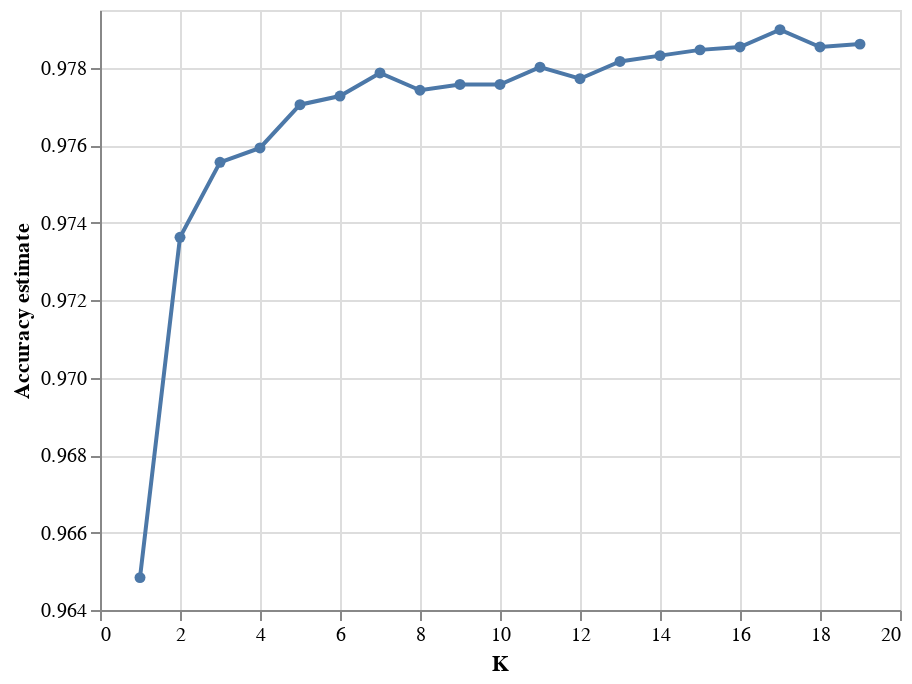

Notebook code cell kept with this figure:
### Markdown cell above
*Fig 6: Accuracy Grid for 5-Fold Cross Validation*

### Code cell
accuracy_versus_k_grid = alt.Chart(accuracies_grid).mark_line(point=True).encode(
    x=alt.X("param_kneighborsclassifier__n_neighbors", title="K"),
    y=alt.Y("mean_test_score", scale=alt.Scale(domain=(0.964, 0.9795)), title="Accuracy estimate")
)
accuracy_versus_k_grid

### Figure 1 — Vega-Lite specification as saved in the notebook (floating-point values rounded to 4 significant figures)
{"config": {"view": {"continuousWidth": 400, "continuousHeight": 300}}, "data": {"name": "data-154633d45aa572a9ba270c4bb24b4afd"}, "mark": {"type": "line", "point": true}, "encoding": {"x": {"field": "param_kneighborsclassifier__n_neighbors", "title": "K", "type": "quantitative"}, "y": {"field": "mean_test_score", "scale": {"domain": [0.964, 0.9795]}, "title": "Accuracy estimate", "type": "quantitative"}}, "$schema": "https://vega.github.io/schema/vega-lite/v4.17.0.json", "datasets": {"data-154633d45aa572a9ba270c4bb24b4afd": [{"mean_fit_time": 0.02341, "std_fit_time": 0.001331, "mean_score_time": 0.1207, "std_score_time": 0.005479, "param_kneighborsclassifier__n_neighbors": 1, "params": {"kneighborsclassifier__n_neighbors": 1}, "split0_test_score": 0.9665, "split1_test_score": 0.9594, "split2_test_score": 0.9642, "split3_test_score": 0.968, "split4_test_score": 0.9661, "mean_test_score": 0.9648, "std_test_score": 0.002963, "rank_test_score": 19}, {"mean_fit_time": 0.0243, "std_fit_time": 0.003077, "mean_score_time": 0.1444, "std_score_time": 0.02338, "param_kneighborsclassifier__n_neighbors": 2, "params": {"kneighborsclassifier__n_neighbors": 2}, "split0_test_score": 0.9747, "split1_test_score": 0.9702, "split2_test_score": 0.9762, "split3_test_score": 0.9754, "split4_test_score": 0.9717, "mean_test_score": 0.9736, "std_test_score": 0.002289, "rank_test_score": 18}, {"mean_fit_time": 0.03434, "std_fit_time": 0.007347, "mean_score_time": 0.2002, "std_score_time": 0.03695, "param_kneighborsclassifier__n_neighbors": 3, "params": {"kneighborsclassifier__n_neighbors": 3}, "split0_test_score": 0.975, "split1_test_score": 0.9743, "split2_test_score": 0.9773, "split3_test_score": 0.9784, "split4_test_score": 0.9728, "mean_test_score": 0.9756, "std_test_score": 0.002021, "rank_test_score": 17}, {"mean_fit_time": 0.02821, "std_fit_time": 0.0008985, "mean_score_time": 0.1528, "std_score_time": 0.002878, "param_kneighborsclassifier__n_neighbors": 4, "params": {"kneighborsclassifier__n_neighbors": 4}, "split0_test_score": 0.9765, "split1_test_score": 0.9739, "split2_test_score": 0.9784, "split3_test_score": 0.9773, "split4_test_score": 0.9735, "mean_test_score": 0.9759, "std_test_score": 0.001895, "rank_test_score": 16}, {"mean_fit_time": 0.02812, "std_fit_time": 0.0003538, "mean_score_time": 0.1566, "std_score_time": 0.001267, "param_kneighborsclassifier__n_neighbors": 5, "params": {"kneighborsclassifier__n_neighbors": 5}, "split0_test_score": 0.9769, "split1_test_score": 0.9765, "split2_test_score": 0.9788, "split3_test_score": 0.9788, "split4_test_score": 0.9743, "mean_test_score": 0.9771, "std_test_score": 0.00166, "rank_test_score": 15}, {"mean_fit_time": 0.03393, "std_fit_time": 0.008344, "mean_score_time": 0.179, "std_score_time": 0.02962, "param_kneighborsclassifier__n_neighbors": 6, "params": {"kneighborsclassifier__n_neighbors": 6}, "split0_test_score": 0.9765, "split1_test_score": 0.9758, "split2_test_score": 0.9791, "split3_test_score": 0.9799, "split4_test_score": 0.975, "mean_test_score": 0.9773, "std_test_score": 0.001899, "rank_test_score": 14}, {"mean_fit_time": 0.0282, "std_fit_time": 0.005371, "mean_score_time": 0.1926, "std_score_time": 0.03481, "param_kneighborsclassifier__n_neighbors": 7, "params": {"kneighborsclassifier__n_neighbors": 7}, "split0_test_score": 0.9773, "split1_test_score": 0.9765, "split2_test_score": 0.9795, "split3_test_score": 0.9806, "split4_test_score": 0.9754, "mean_test_score": 0.9779, "std_test_score": 0.001923, "rank_test_score": 9}, {"mean_fit_time": 0.02798, "std_fit_time": 0.002913, "mean_score_time": 0.1598, "std_score_time": 0.01788, "param_kneighborsclassifier__n_neighbors": 8, "params": {"kneighborsclassifier__n_neighbors": 8}, "split0_test_score": 0.9762, "split1_test_score": 0.9762, "split2_test_score": 0.9795, "split3_test_score": 0.9799, "split4_test_score": 0.9754, "mean_test_score": 0.9774, "std_test_score": 0.001879, "rank_test_score": 13}, {"mean_fit_time": 0.02274, "std_fit_time": 0.0006408, "mean_score_time": 0.1323, "std_score_time": 0.001637, "param_kneighborsclassifier__n_neighbors": 9, "params": {"kneighborsclassifier__n_neighbors": 9}, "split0_test_score": 0.9762, "split1_test_score": 0.9758, "split2_test_score": 0.9806, "split3_test_score": 0.9795, "split4_test_score": 0.9758, "mean_test_score": 0.9776, "std_test_score": 0.002072, "rank_test_score": 11}, {"mean_fit_time": 0.0349, "std_fit_time": 0.02068, "mean_score_time": 0.1902, "std_score_time": 0.06252, "param_kneighborsclassifier__n_neighbors": 10, "params": {"kneighborsclassifier__n_neighbors": 10}, "split0_test_score": 0.9765, "split1_test_score": 0.9762, "split2_test_score": 0.9803, "split3_test_score": 0.9803, "split4_test_score": 0.9747, "mean_test_score": 0.9776, "std_test_score": 0.002277, "rank_test_score": 12}, {"mean_fit_time": 0.03364, "std_fit_time": 0.01608, "mean_score_time": 0.1586, "std_score_time": 0.01014, "param_kneighborsclassifier__n_neighbors": 11, "params": {"kneighborsclassifier__n_neighbors": 11}, "split0_test_score": 0.9765, "split1_test_score": 0.9769, "split2_test_score": 0.9799, "split3_test_score": 0.9821, "split4_test_score": 0.9747, "mean_test_score": 0.978, "std_test_score": 0.002644, "rank_test_score": 8}, {"mean_fit_time": 0.02316, "std_fit_time": 0.0009834, "mean_score_time": 0.1547, "std_score_time": 0.01059, "param_kneighborsclassifier__n_neighbors": 12, "params": {"kneighborsclassifier__n_neighbors": 12}, "split0_test_score": 0.9765, "split1_test_score": 0.9758, "split2_test_score": 0.9799, "split3_test_score": 0.9817, "split4_test_score": 0.9747, "mean_test_score": 0.9777, "std_test_score": 0.002659, "rank_test_score": 10}, {"mean_fit_time": 0.02672, "std_fit_time": 0.004072, "mean_score_time": 0.1579, "std_score_time": 0.01403, "param_kneighborsclassifier__n_neighbors": 13, "params": {"kneighborsclassifier__n_neighbors": 13}, "split0_test_score": 0.9769, "split1_test_score": 0.9765, "split2_test_score": 0.9799, "split3_test_score": 0.9825, "split4_test_score": 0.975, "mean_test_score": 0.9782, "std_test_score": 0.002671, "rank_test_score": 7}, {"mean_fit_time": 0.02764, "std_fit_time": 0.006868, "mean_score_time": 0.2121, "std_score_time": 0.05977, "param_kneighborsclassifier__n_neighbors": 14, "params": {"kneighborsclassifier__n_neighbors": 14}, "split0_test_score": 0.9777, "split1_test_score": 0.9758, "split2_test_score": 0.9803, "split3_test_score": 0.9829, "split4_test_score": 0.975, "mean_test_score": 0.9783, "std_test_score": 0.002898, "rank_test_score": 6}, {"mean_fit_time": 0.02496, "std_fit_time": 0.001675, "mean_score_time": 0.1493, "std_score_time": 0.004094, "param_kneighborsclassifier__n_neighbors": 15, "params": {"kneighborsclassifier__n_neighbors": 15}, "split0_test_score": 0.9773, "split1_test_score": 0.9777, "split2_test_score": 0.9803, "split3_test_score": 0.9817, "split4_test_score": 0.9754, "mean_test_score": 0.9785, "std_test_score": 0.002252, "rank_test_score": 5}, {"mean_fit_time": 0.02515, "std_fit_time": 0.003737, "mean_score_time": 0.1564, "std_score_time": 0.02035, "param_kneighborsclassifier__n_neighbors": 16, "params": {"kneighborsclassifier__n_neighbors": 16}, "split0_test_score": 0.978, "split1_test_score": 0.9762, "split2_test_score": 0.9806, "split3_test_score": 0.9825, "split4_test_score": 0.9754, "mean_test_score": 0.9785, "std_test_score": 0.002671, "rank_test_score": 3}, {"mean_fit_time": 0.04256, "std_fit_time": 0.02646, "mean_score_time": 0.2925, "std_score_time": 0.06645, "param_kneighborsclassifier__n_neighbors": 17, "params": {"kneighborsclassifier__n_neighbors": 17}, "split0_test_score": 0.9788, "split1_test_score": 0.9769, "split2_test_score": 0.9803, "split3_test_score": 0.9825, "split4_test_score": 0.9765, "mean_test_score": 0.979, "std_test_score": 0.002205, "rank_test_score": 1}, {"mean_fit_time": 0.02248, "std_fit_time": 0.0003657, "mean_score_time": 0.1529, "std_score_time": 0.01366, "param_kneighborsclassifier__n_neighbors": 18, "params": {"kneighborsclassifier__n_neighbors": 18}, "split0_test_score": 0.9777, "split1_test_score": 0.9769, "split2_test_score": 0.9806, "split3_test_score": 0.9829, "split4_test_score": 0.9747, "mean_test_score": 0.9785, "std_test_score": 0.002882, "rank_test_score": 4}, {"mean_fit_time": 0.02889, "std_fit_time": 0.009383, "mean_score_time": 0.2386, "std_score_time": 0.07644, "param_kneighborsclassifier__n_neighbors": 19, "params": {"kneighborsclassifier__n_neighbors": 19}, "split0_test_score": 0.9777, "split1_test_score": 0.9765, "split2_test_score": 0.981, "split3_test_score": 0.9825, "split4_test_score": 0.9754, "mean_test_score": 0.9786, "std_test_score": 0.002692, "rank_test_score": 2}]}}
